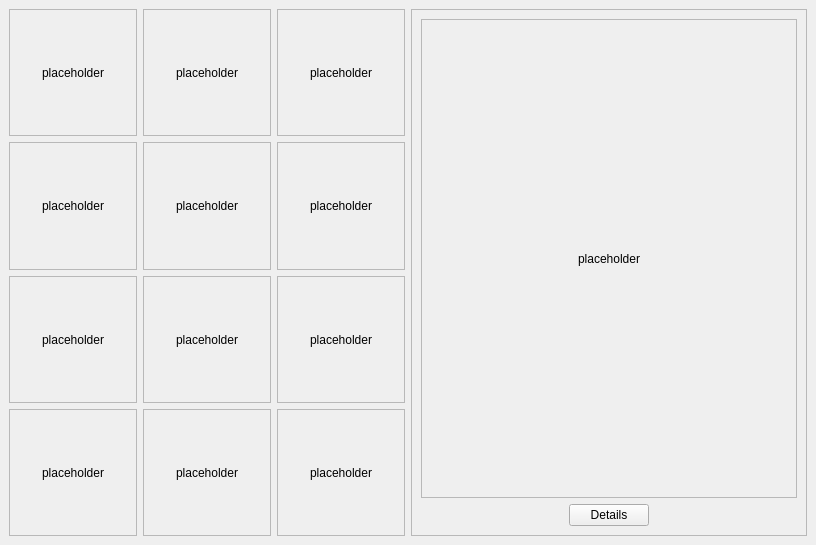
<?xml version="1.0" encoding="UTF-8"?>
<ui version="4.0">
 <class>MainWindow</class>
 <widget class="QMainWindow" name="MainWindow">
  <property name="geometry">
   <rect>
    <x>0</x>
    <y>0</y>
    <width>816</width>
    <height>545</height>
   </rect>
  </property>
  <property name="windowTitle">
   <string>MainWindow</string>
  </property>
  <widget class="QWidget" name="centralwidget">
   <layout class="QGridLayout" name="gridLayout_2">
    <item row="0" column="0">
     <layout class="QHBoxLayout" name="horizontalLayout" stretch="2,2">
      <item>
       <layout class="QGridLayout" name="gridLayout">
        <item row="0" column="0">
         <widget class="QFrame" name="mini_frame1">
          <property name="frameShape">
           <enum>QFrame::StyledPanel</enum>
          </property>
          <property name="frameShadow">
           <enum>QFrame::Raised</enum>
          </property>
          <layout class="QGridLayout" name="gridLayout_3">
           <item row="0" column="0">
            <widget class="QLabel" name="label_1">
             <property name="text">
              <string>placeholder</string>
             </property>
             <property name="alignment">
              <set>Qt::AlignCenter</set>
             </property>
            </widget>
           </item>
          </layout>
         </widget>
        </item>
        <item row="0" column="1">
         <widget class="QFrame" name="mini_frame2">
          <property name="frameShape">
           <enum>QFrame::StyledPanel</enum>
          </property>
          <property name="frameShadow">
           <enum>QFrame::Raised</enum>
          </property>
          <layout class="QGridLayout" name="gridLayout_4">
           <item row="0" column="0">
            <widget class="QLabel" name="label_2">
             <property name="text">
              <string>placeholder</string>
             </property>
             <property name="alignment">
              <set>Qt::AlignCenter</set>
             </property>
            </widget>
           </item>
          </layout>
         </widget>
        </item>
        <item row="0" column="2">
         <widget class="QFrame" name="mini_frame3">
          <property name="frameShape">
           <enum>QFrame::StyledPanel</enum>
          </property>
          <property name="frameShadow">
           <enum>QFrame::Raised</enum>
          </property>
          <layout class="QGridLayout" name="gridLayout_5">
           <item row="0" column="0">
            <widget class="QLabel" name="label_3">
             <property name="text">
              <string>placeholder</string>
             </property>
             <property name="alignment">
              <set>Qt::AlignCenter</set>
             </property>
            </widget>
           </item>
          </layout>
         </widget>
        </item>
        <item row="1" column="0">
         <widget class="QFrame" name="mini_frame4">
          <property name="frameShape">
           <enum>QFrame::StyledPanel</enum>
          </property>
          <property name="frameShadow">
           <enum>QFrame::Raised</enum>
          </property>
          <layout class="QGridLayout" name="gridLayout_6">
           <item row="0" column="0">
            <widget class="QLabel" name="label_4">
             <property name="text">
              <string>placeholder</string>
             </property>
             <property name="alignment">
              <set>Qt::AlignCenter</set>
             </property>
            </widget>
           </item>
          </layout>
         </widget>
        </item>
        <item row="1" column="1">
         <widget class="QFrame" name="mini_frame5">
          <property name="frameShape">
           <enum>QFrame::StyledPanel</enum>
          </property>
          <property name="frameShadow">
           <enum>QFrame::Raised</enum>
          </property>
          <layout class="QGridLayout" name="gridLayout_7">
           <item row="0" column="0">
            <widget class="QLabel" name="label_5">
             <property name="text">
              <string>placeholder</string>
             </property>
             <property name="alignment">
              <set>Qt::AlignCenter</set>
             </property>
            </widget>
           </item>
          </layout>
         </widget>
        </item>
        <item row="1" column="2">
         <widget class="QFrame" name="mini_frame6">
          <property name="frameShape">
           <enum>QFrame::StyledPanel</enum>
          </property>
          <property name="frameShadow">
           <enum>QFrame::Raised</enum>
          </property>
          <layout class="QGridLayout" name="gridLayout_8">
           <item row="0" column="0">
            <widget class="QLabel" name="label_6">
             <property name="text">
              <string>placeholder</string>
             </property>
             <property name="alignment">
              <set>Qt::AlignCenter</set>
             </property>
            </widget>
           </item>
          </layout>
         </widget>
        </item>
        <item row="2" column="0">
         <widget class="QFrame" name="mini_frame7">
          <property name="frameShape">
           <enum>QFrame::StyledPanel</enum>
          </property>
          <property name="frameShadow">
           <enum>QFrame::Raised</enum>
          </property>
          <layout class="QGridLayout" name="gridLayout_9">
           <item row="0" column="0">
            <widget class="QLabel" name="label_7">
             <property name="text">
              <string>placeholder</string>
             </property>
             <property name="alignment">
              <set>Qt::AlignCenter</set>
             </property>
            </widget>
           </item>
          </layout>
         </widget>
        </item>
        <item row="2" column="1">
         <widget class="QFrame" name="mini_frame8">
          <property name="frameShape">
           <enum>QFrame::StyledPanel</enum>
          </property>
          <property name="frameShadow">
           <enum>QFrame::Raised</enum>
          </property>
          <layout class="QGridLayout" name="gridLayout_10">
           <item row="0" column="0">
            <widget class="QLabel" name="label_8">
             <property name="text">
              <string>placeholder</string>
             </property>
             <property name="alignment">
              <set>Qt::AlignCenter</set>
             </property>
            </widget>
           </item>
          </layout>
         </widget>
        </item>
        <item row="2" column="2">
         <widget class="QFrame" name="mini_frame9">
          <property name="frameShape">
           <enum>QFrame::StyledPanel</enum>
          </property>
          <property name="frameShadow">
           <enum>QFrame::Raised</enum>
          </property>
          <layout class="QGridLayout" name="gridLayout_11">
           <item row="0" column="0">
            <widget class="QLabel" name="label_9">
             <property name="text">
              <string>placeholder</string>
             </property>
             <property name="alignment">
              <set>Qt::AlignCenter</set>
             </property>
            </widget>
           </item>
          </layout>
         </widget>
        </item>
        <item row="3" column="0">
         <widget class="QFrame" name="mini_frame10">
          <property name="frameShape">
           <enum>QFrame::StyledPanel</enum>
          </property>
          <property name="frameShadow">
           <enum>QFrame::Raised</enum>
          </property>
          <layout class="QGridLayout" name="gridLayout_12">
           <item row="0" column="0">
            <widget class="QLabel" name="label_10">
             <property name="text">
              <string>placeholder</string>
             </property>
             <property name="alignment">
              <set>Qt::AlignCenter</set>
             </property>
            </widget>
           </item>
          </layout>
         </widget>
        </item>
        <item row="3" column="1">
         <widget class="QFrame" name="mini_frame11">
          <property name="frameShape">
           <enum>QFrame::StyledPanel</enum>
          </property>
          <property name="frameShadow">
           <enum>QFrame::Raised</enum>
          </property>
          <layout class="QGridLayout" name="gridLayout_13">
           <item row="0" column="0">
            <widget class="QLabel" name="label_11">
             <property name="text">
              <string>placeholder</string>
             </property>
             <property name="alignment">
              <set>Qt::AlignCenter</set>
             </property>
            </widget>
           </item>
          </layout>
         </widget>
        </item>
        <item row="3" column="2">
         <widget class="QFrame" name="mini_frame12">
          <property name="frameShape">
           <enum>QFrame::StyledPanel</enum>
          </property>
          <property name="frameShadow">
           <enum>QFrame::Raised</enum>
          </property>
          <layout class="QGridLayout" name="gridLayout_14">
           <item row="0" column="0">
            <widget class="QLabel" name="label_12">
             <property name="text">
              <string>placeholder</string>
             </property>
             <property name="alignment">
              <set>Qt::AlignCenter</set>
             </property>
            </widget>
           </item>
          </layout>
         </widget>
        </item>
       </layout>
      </item>
      <item>
       <widget class="QFrame" name="frame_big">
        <property name="frameShape">
         <enum>QFrame::StyledPanel</enum>
        </property>
        <property name="frameShadow">
         <enum>QFrame::Raised</enum>
        </property>
        <layout class="QGridLayout" name="gridLayout_16">
         <item row="0" column="0">
          <layout class="QVBoxLayout" name="verticalLayout" stretch="1,0">
           <item>
            <widget class="QFrame" name="frame_figure">
             <property name="frameShape">
              <enum>QFrame::StyledPanel</enum>
             </property>
             <property name="frameShadow">
              <enum>QFrame::Raised</enum>
             </property>
             <layout class="QGridLayout" name="gridLayout_15">
              <item row="0" column="0">
               <widget class="QLabel" name="label_big">
                <property name="text">
                 <string>placeholder</string>
                </property>
                <property name="alignment">
                 <set>Qt::AlignCenter</set>
                </property>
               </widget>
              </item>
             </layout>
            </widget>
           </item>
           <item>
            <layout class="QHBoxLayout" name="horizontalLayout_2">
             <item>
              <spacer name="horizontalSpacer">
               <property name="orientation">
                <enum>Qt::Horizontal</enum>
               </property>
               <property name="sizeHint" stdset="0">
                <size>
                 <width>40</width>
                 <height>20</height>
                </size>
               </property>
              </spacer>
             </item>
             <item>
              <widget class="QPushButton" name="btn_detail">
               <property name="text">
                <string>Details</string>
               </property>
              </widget>
             </item>
             <item>
              <spacer name="horizontalSpacer_2">
               <property name="orientation">
                <enum>Qt::Horizontal</enum>
               </property>
               <property name="sizeHint" stdset="0">
                <size>
                 <width>40</width>
                 <height>20</height>
                </size>
               </property>
              </spacer>
             </item>
            </layout>
           </item>
          </layout>
         </item>
        </layout>
       </widget>
      </item>
     </layout>
    </item>
   </layout>
  </widget>
  <widget class="QMenuBar" name="menuBar">
   <property name="geometry">
    <rect>
     <x>0</x>
     <y>0</y>
     <width>816</width>
     <height>32</height>
    </rect>
   </property>
  </widget>
 </widget>
 <resources/>
 <connections/>
</ui>
